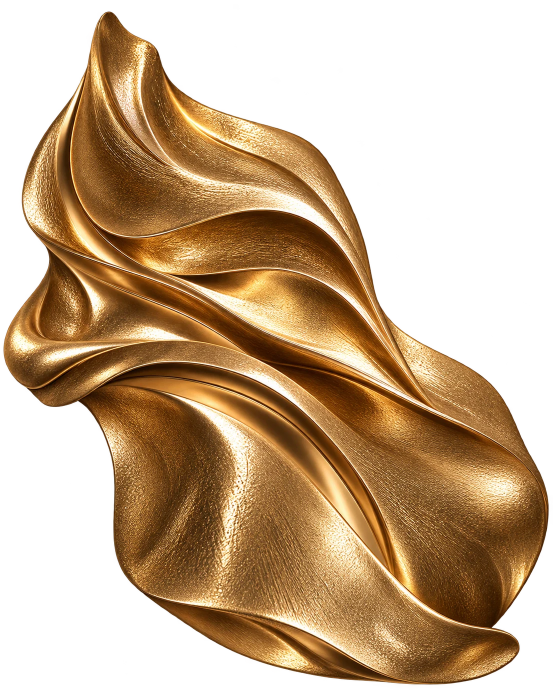
#> input picture spikes/hero-stone/assets/manifest/gold-drape.webp, 1106 x 1393 px, given in place of manifest-wall-src.png, which was not available (shown at 1/2 size)
$ python manifest-gold.py ../spikes/hero-stone/assets/manifest/gold-drape.webp ../spikes/hero-stone/assets/manifest/gold-ginkgo.webp
#> lines starting #> are read from the running program, lines starting #| are printed output that depends on the picture; pictures that were not available may be replaced by others from this repository, and a replacement may not be noted
"""Манифест on forest — web exports of the client's finished assets (14.10, pass 2).

The client supplied the wall and the gold objects ready-made (the gold
already cut out on alpha), so nothing is keyed or re-toned here: the walls are
re-encoded at their own size.

The filigree net (14.10, replaces the drapery) is exported LOSSLESSLY and
untouched — no colour, contrast or alpha change, only the empty transparent
margin cropped — so the gold stays the client's cold champagne pixel for pixel.

The ginkgo (14.10, v2 — replaces the first flower) is the supplied file as
is: cropped to its visible box (alpha >= 8), alpha kept lossless, colour
lossy at q92 for the phone's weight (mean colour shift < 0.4/255); the
interior's alpha is NOT altered.

The sources (manifest-wall-src.png, manifest-wall-phone-src.png,
manifest-gold-ginkgo-v2-src.png, manifest-gold-filigree-src.png — the
client's originals) are kept OUT of Git; the WebP exports are the committed runtime
assets. To re-export, put the originals in a folder and:

    .venv-assets/bin/python scripts/manifest-gold.py <sources> spikes/hero-stone/assets/manifest
"""
import sys
import numpy as np
from PIL import Image

src, out = sys.argv[1], sys.argv[2]


def wall(name, dest):
#> called with name = 'manifest-wall-src.png', dest = 'mf-wall.webp'
    im = Image.open(f'{src}/{name}').convert('RGB')
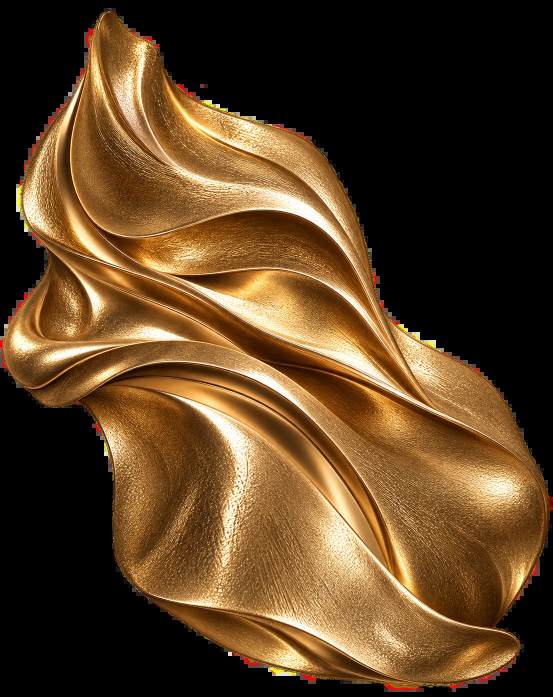
#> im: PIL image 1106x1393 RGB (shown at 1/2 size); mean R, G, B 90.2, 63.8, 34.7
    im.save(f'{out}/{dest}', 'WEBP', quality=86, method=6)
    print(dest, im.size)
#| mf-wall.webp (1106, 1393)
#> call 2 of wall, with name = 'manifest-wall-phone-src.png', dest = 'mf-wall@phone.webp'
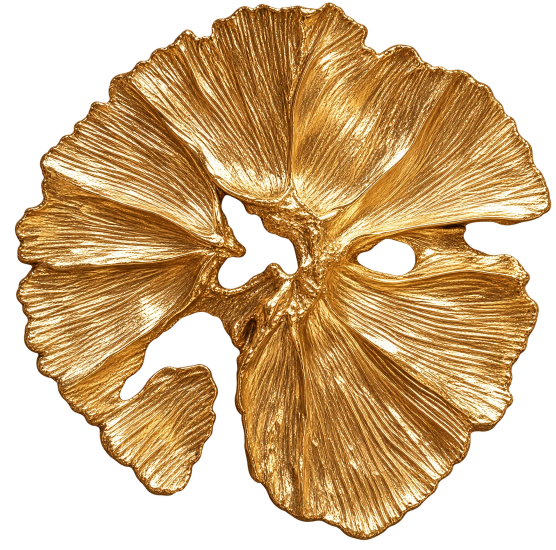
#> input picture spikes/hero-stone/assets/manifest/gold-ginkgo.webp, 1112 x 1100 px, given in place of manifest-wall-phone-src.png, which was not available (shown at 1/2 size)
#> in wall (call 2), `im = Image.open(f'{src}/{name}').convert('RGB')`:
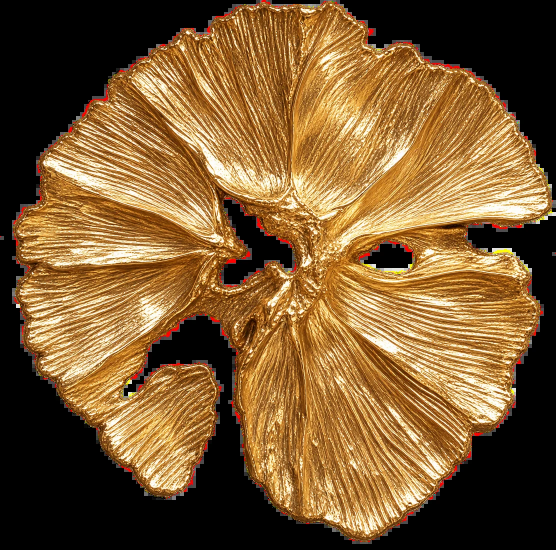
#> im: PIL image 1112x1100 RGB (shown at 1/2 size); mean R, G, B 122.4, 89.4, 48.7
#| mf-wall@phone.webp (1112, 1100)


def ginkgo(name, dest):
#> called with name = 'manifest-gold-ginkgo-v2-src.png', dest = 'gold-ginkgo-v2.webp'
    im = Image.open(f'{src}/{name}').convert('RGBA')
#> im is the input picture: PIL image 1112x1100 RGBA; mean R, G, B, A 122.4, 89.4, 48.7, 160.7
    al = np.asarray(im)[..., 3]
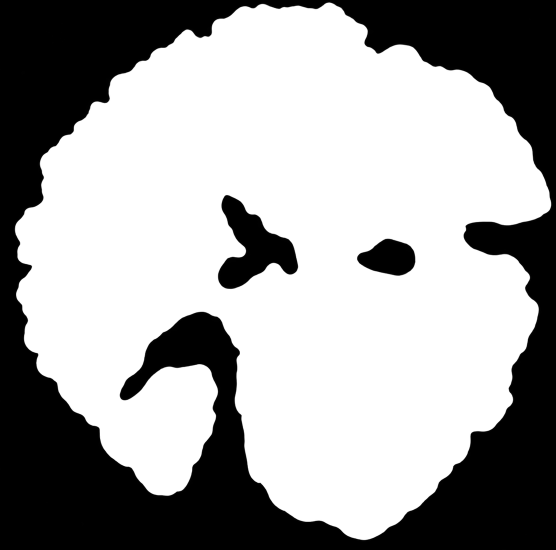
#> al: shape (1100, 1112) (shown at 1/2 size); min 0, max 255, mean 160.7
    ys, xs = np.where(al >= 8)
    im = im.crop((xs.min(), ys.min(), xs.max() + 1, ys.max() + 1))
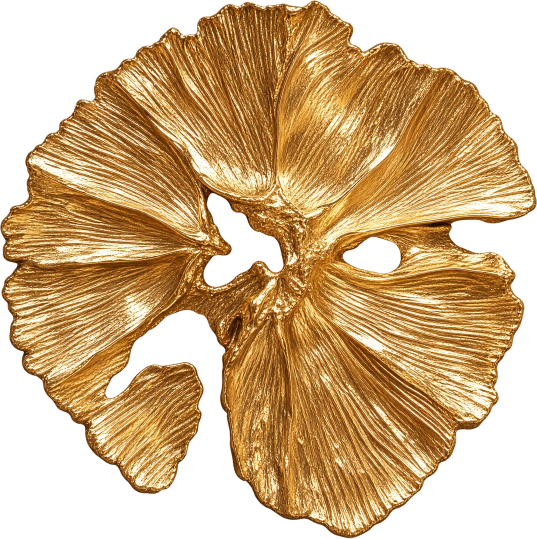
#> im: PIL image 1074x1077 RGBA (shown at 1/2 size); mean R, G, B, A 129.3, 94.4, 51.4, 169.9; transparent parts drawn white
    im.save(f'{out}/{dest}', 'WEBP', quality=92, method=6, alpha_quality=100)
    print(dest, im.size)
#| gold-ginkgo-v2.webp (1074, 1077)


def filigree(name, dest):
#> (the run stopped early here; a loop or call above may not have finished)
